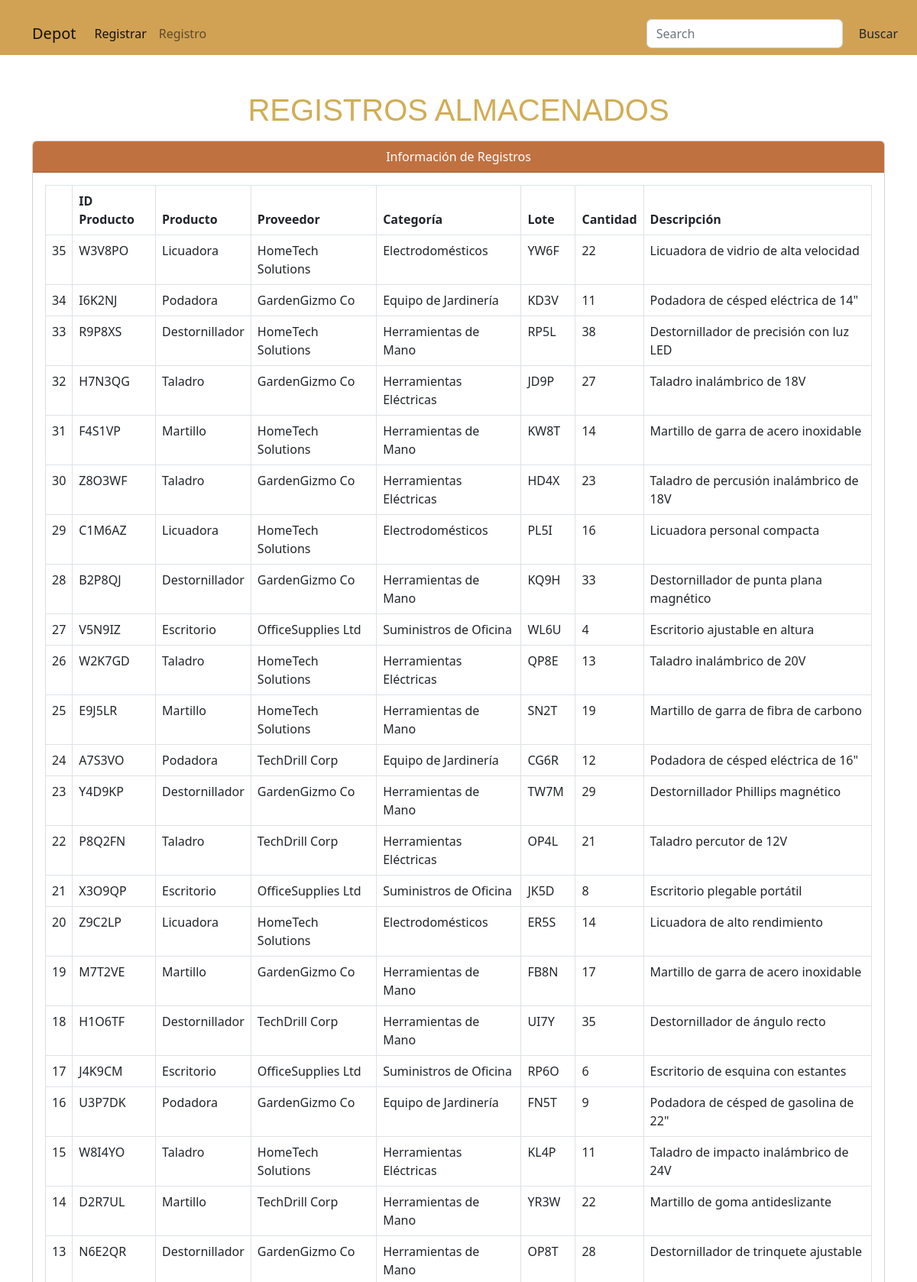
Page /main/registros (upper part) on the committed database.
### app/models/models.py (models this page shows, shortened)
class Registro(db.Model):
    id = db.Column(db.Integer, primary_key=True, autoincrement=True)
    id_producto = db.Column(db.String, nullable=False)
    nombre_producto = db.Column(db.String, nullable=False)
    proveedor = db.Column(db.String, nullable=False)
    categoria = db.Column(db.String, nullable=False)
    lote = db.Column(db.String, nullable=False)
    cantidad = db.Column(db.Integer, nullable=False)
    descripcion = db.Column(db.Text, nullable=False)

### app/main/routes.py (the view)
@main_bp.route('/registros')
def registros():
    inventario = db.session.query(Registro).order_by(Registro.id.desc()).all()
    return render_template('main/registro.html', productos=inventario)

### app/templates/main/registro.html (shortened to what this page needs)
{% extends 'main/base.html' %}
{% block content %}
<body  style="margin-top: 120px;">
    <h1 class="text-center mb-3">REGISTROS ALMACENADOS</h1>
    <div class="container-lg">
        <div class="card">
            <div id="card-header" class="card-header text-center">Información de Registros</div>
            <div class="card-body">
                <table class="table table-responsive table-bordered">
                    <thead>
                        <th scope="col"></th>
                        <th scope="col">ID Producto</th>
                        <th scope="col">Producto</th>
                        <th scope="col">Proveedor</th>
                        <th scope="col">Categoría</th>
                        <th scope="col">Lote</th>
                        <th scope="col">Cantidad</th>
                        <th scope="col">Descripción</th>
                    </thead>
                    <tbody>
                        {% for p in productos %}
                        <tr>
                            <td> {{ p['id'] }} </td>
                            <td> {{ p['id_producto'] }}</td>
                            <td> {{ p['nombre_producto'] }} </td>
                            <td> {{ p['proveedor'] }} </td>
                            <td> {{ p['categoria'] }} </td>
                            <td> {{ p['lote'] }} </td>
                            <td> {{ p['cantidad'] }} </td>
                            <td> {{ p['descripcion'] }} </td>
                        </tr>
                        {% endfor %}
                    </tbody>
                </table>
            </div>
        </div>
    </div>
</body>
{% endblock %}

### app/templates/main/base.html (shortened to what this page needs)
<!DOCTYPE html>
<html lang="en">
<head>
    <link rel="stylesheet" href="{{ url_for('static', filename='css/style.css') }}">
    <link href="https://cdn.jsdelivr.net/npm/bootstrap@5.2.3/dist/css/bootstrap.min.css" rel="stylesheet">
</head>
<body>
    <div class="container">
        <nav id="navbar" class="navbar navbar-expand-lg fixed-top mb-5">
            <div class="container-fluid">
            <a class="navbar-brand" href="#">Depot</a>
            <div class="collapse navbar-collapse" id="navbarSupportedContent">
                <ul class="navbar-nav me-auto mb-2 mb-lg-0">
                <li class="nav-item">
                    <a class="nav-link active" aria-current="page" href="{{ url_for('main.nuevo_registro') }}">Registrar</a>
                </li>
                <li class="nav-item">
                    <a class="nav-link" href="{{ url_for('main.registros') }}">Registro</a>
                </li>
                </ul>
                <form class="d-flex">
                    <input class="form-control me-2" type="search" placeholder="Search" aria-label="Search">
                    <button class="btn" type="submit">Buscar</button>
                </form>
            </div>
            </div>
        </nav>
    </div>
    {% block content %}{% endblock %}
</body>
</html>

### app/static/css/style.css (style rules this page uses)
#navbar { display: block; background-color: rgba(209,162,84); padding: 24px 0px 8px 30px; z-index:1000; }
h1 { color: #D1AD54; font: 48px Raleway, sans-serif; margin-top: 200px; }
#card-header { color: white; background-color: #c07140; }

### rows in the picture
Registro: id "35", id_producto "W3V8PO", nombre_producto "Licuadora", proveedor "HomeTech Solutions", categoria "Electrodomésticos", lote "YW6F", cantidad "22", descripcion "Licuadora de vidrio de alta velocidad"
Registro: id "34", id_producto "I6K2NJ", nombre_producto "Podadora", proveedor "GardenGizmo Co", categoria "Equipo de Jardinería", lote "KD3V", cantidad "11", descripcion "Podadora de césped eléctrica de 14\""
Registro: id "33", id_producto "R9P8XS", nombre_producto "Destornillador", proveedor "HomeTech Solutions", categoria "Herramientas de Mano", lote "RP5L", cantidad "38", descripcion "Destornillador de precisión con luz LED"
Registro: id "32", id_producto "H7N3QG", nombre_producto "Taladro", proveedor "GardenGizmo Co", categoria "Herramientas Eléctricas", lote "JD9P", cantidad "27", descripcion "Taladro inalámbrico de 18V"
Registro: id "31", id_producto "F4S1VP", nombre_producto "Martillo", proveedor "HomeTech Solutions", categoria "Herramientas de Mano", lote "KW8T", cantidad "14", descripcion "Martillo de garra de acero inoxidable"
Registro: id "30", id_producto "Z8O3WF", nombre_producto "Taladro", proveedor "GardenGizmo Co", categoria "Herramientas Eléctricas", lote "HD4X", cantidad "23", descripcion "Taladro de percusión inalámbrico de 18V"
Registro: id "29", id_producto "C1M6AZ", nombre_producto "Licuadora", proveedor "HomeTech Solutions", categoria "Electrodomésticos", lote "PL5I", cantidad "16", descripcion "Licuadora personal compacta"
Registro: id "28", id_producto "B2P8QJ", nombre_producto "Destornillador", proveedor "GardenGizmo Co", categoria "Herramientas de Mano", lote "KQ9H", cantidad "33", descripcion "Destornillador de punta plana magnético"
Registro: id "27", id_producto "V5N9IZ", nombre_producto "Escritorio", proveedor "OfficeSupplies Ltd", categoria "Suministros de Oficina", lote "WL6U", cantidad "4", descripcion "Escritorio ajustable en altura"
Registro: id "26", id_producto "W2K7GD", nombre_producto "Taladro", proveedor "HomeTech Solutions", categoria "Herramientas Eléctricas", lote "QP8E", cantidad "13", descripcion "Taladro inalámbrico de 20V"
Registro: id "25", id_producto "E9J5LR", nombre_producto "Martillo", proveedor "HomeTech Solutions", categoria "Herramientas de Mano", lote "SN2T", cantidad "19", descripcion "Martillo de garra de fibra de carbono"
Registro: id "24", id_producto "A7S3VO", nombre_producto "Podadora", proveedor "TechDrill Corp", categoria "Equipo de Jardinería", lote "CG6R", cantidad "12", descripcion "Podadora de césped eléctrica de 16\""
Registro: id "23", id_producto "Y4D9KP", nombre_producto "Destornillador", proveedor "GardenGizmo Co", categoria "Herramientas de Mano", lote "TW7M", cantidad "29", descripcion "Destornillador Phillips magnético"
Registro: id "22", id_producto "P8Q2FN", nombre_producto "Taladro", proveedor "TechDrill Corp", categoria "Herramientas Eléctricas", lote "OP4L", cantidad "21", descripcion "Taladro percutor de 12V"
Registro: id "21", id_producto "X3O9QP", nombre_producto "Escritorio", proveedor "OfficeSupplies Ltd", categoria "Suministros de Oficina", lote "JK5D", cantidad "8", descripcion "Escritorio plegable portátil"
Registro: id "20", id_producto "Z9C2LP", nombre_producto "Licuadora", proveedor "HomeTech Solutions", categoria "Electrodomésticos", lote "ER5S", cantidad "14", descripcion "Licuadora de alto rendimiento"
Registro: id "19", id_producto "M7T2VE", nombre_producto "Martillo", proveedor "GardenGizmo Co", categoria "Herramientas de Mano", lote "FB8N", cantidad "17", descripcion "Martillo de garra de acero inoxidable"
Registro: id "18", id_producto "H1O6TF", nombre_producto "Destornillador", proveedor "TechDrill Corp", categoria "Herramientas de Mano", lote "UI7Y", cantidad "35", descripcion "Destornillador de ángulo recto"
Registro: id "17", id_producto "J4K9CM", nombre_producto "Escritorio", proveedor "OfficeSupplies Ltd", categoria "Suministros de Oficina", lote "RP6O", cantidad "6", descripcion "Escritorio de esquina con estantes"
Registro: id "16", id_producto "U3P7DK", nombre_producto "Podadora", proveedor "GardenGizmo Co", categoria "Equipo de Jardinería", lote "FN5T", cantidad "9", descripcion "Podadora de césped de gasolina de 22\""
Registro: id "15", id_producto "W8I4YO", nombre_producto "Taladro", proveedor "HomeTech Solutions", categoria "Herramientas Eléctricas", lote "KL4P", cantidad "11", descripcion "Taladro de impacto inalámbrico de 24V"
Registro: id "14", id_producto "D2R7UL", nombre_producto "Martillo", proveedor "TechDrill Corp", categoria "Herramientas de Mano", lote "YR3W", cantidad "22", descripcion "Martillo de goma antideslizante"
Registro: id "13", id_producto "N6E2QR", nombre_producto "Destornillador", proveedor "GardenGizmo Co", categoria "Herramientas de Mano", lote "OP8T", cantidad "28", descripcion "Destornillador de trinquete ajustable"
